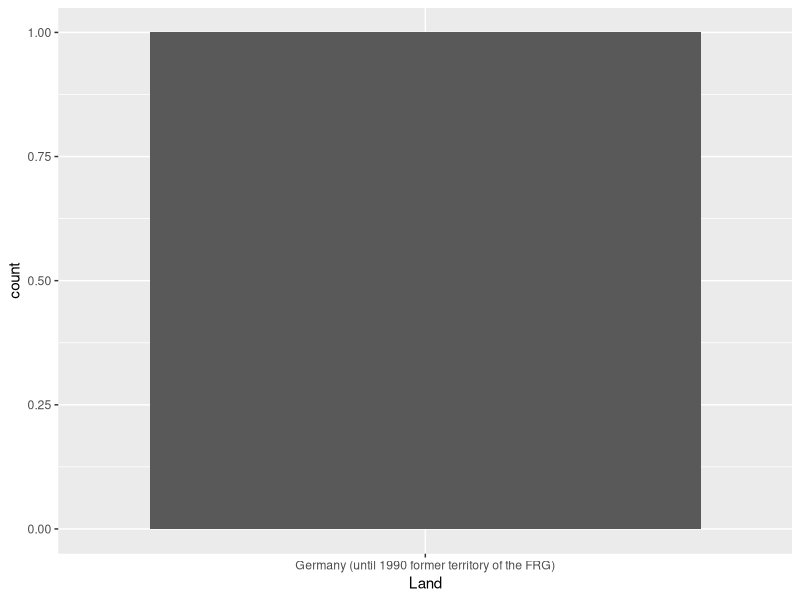

This chart was generated by the following R code:
## ---- chunk 1
library(dplyr)
library(tidyverse)
library(ggplot2)
library(readxl)

Abfallaufkommen <- read_excel("data/Abfallaufkommen_Plastik.xlsx")
View(Abfallaufkommen)
## ---- chunk 2

Abfallaufkommen <- Abfallaufkommen %>%
                      rename(Land = 'TIME')
## ---- chunk 3
Jahre <- c("2004", "2006", "2008", "2010", "2012", "2014", "2016", "2018")

Abfallaufkommen_DE <- Abfallaufkommen %>%
  filter(Land ==  c("Germany (until 1990 former territory of the FRG)")) 

ggplot(Abfallaufkommen_DE) +
  geom_bar(aes(x=Land), na.rm = TRUE) 

